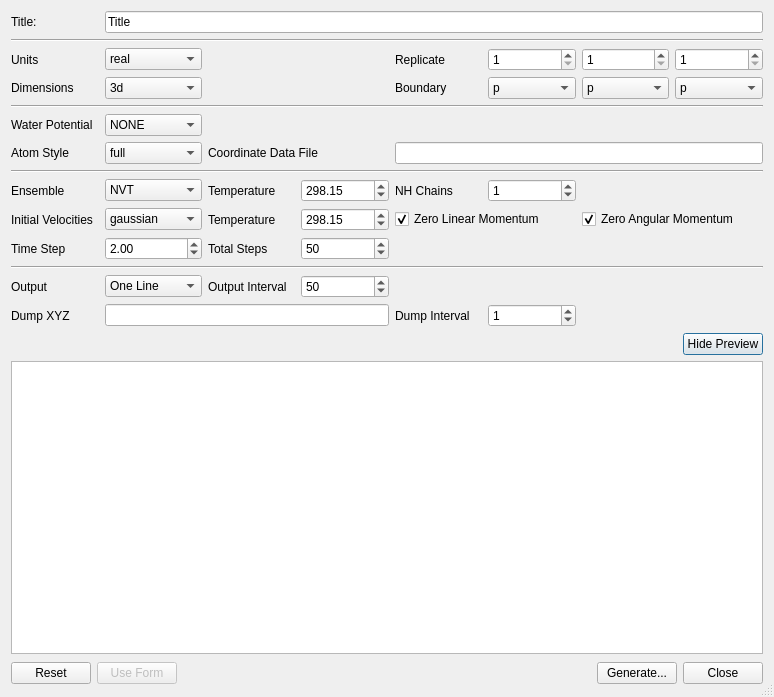
<?xml version="1.0" encoding="UTF-8"?>
<ui version="4.0">
 <class>LammpsInputDialog</class>
 <widget class="QDialog" name="LammpsInputDialog">
  <property name="geometry">
   <rect>
    <x>0</x>
    <y>0</y>
    <width>774</width>
    <height>697</height>
   </rect>
  </property>
  <property name="sizePolicy">
   <sizepolicy hsizetype="Expanding" vsizetype="Expanding">
    <horstretch>0</horstretch>
    <verstretch>0</verstretch>
   </sizepolicy>
  </property>
  <property name="windowTitle">
   <string>LAMMPS Input</string>
  </property>
  <property name="sizeGripEnabled">
   <bool>true</bool>
  </property>
  <layout class="QVBoxLayout" name="verticalLayout">
   <property name="sizeConstraint">
    <enum>QLayout::SetNoConstraint</enum>
   </property>
   <item>
    <layout class="QGridLayout" name="gridLayout">
     <property name="sizeConstraint">
      <enum>QLayout::SetDefaultConstraint</enum>
     </property>
     <item row="0" column="0">
      <widget class="QLabel" name="label_7">
       <property name="toolTip">
        <string>Input file comments</string>
       </property>
       <property name="text">
        <string>Title:</string>
       </property>
       <property name="buddy">
        <cstring>titleLine</cstring>
       </property>
      </widget>
     </item>
     <item row="0" column="1" colspan="7">
      <widget class="QLineEdit" name="titleLine">
       <property name="toolTip">
        <string>Input file comments</string>
       </property>
       <property name="text">
        <string>Title</string>
       </property>
      </widget>
     </item>
     <item row="1" column="0" colspan="8">
      <widget class="Line" name="line">
       <property name="orientation">
        <enum>Qt::Horizontal</enum>
       </property>
      </widget>
     </item>
     <item row="2" column="0">
      <widget class="QLabel" name="label_units">
       <property name="toolTip">
        <string>Select the unit style to be used during the simulation.</string>
       </property>
       <property name="whatsThis">
        <string>&lt;!DOCTYPE HTML PUBLIC &quot;-//W3C//DTD HTML 4.0//EN&quot; &quot;http://www.w3.org/TR/REC-html40/strict.dtd&quot;&gt;
&lt;html&gt;&lt;head&gt;&lt;meta name=&quot;qrichtext&quot; content=&quot;1&quot; /&gt;&lt;style type=&quot;text/css&quot;&gt;
p, li { white-space: pre-wrap; }
&lt;/style&gt;&lt;/head&gt;&lt;body style=&quot; font-family:'Sans Serif'; font-size:10pt; font-weight:400; font-style:normal;&quot;&gt;
&lt;p style=&quot; margin-top:0px; margin-bottom:0px; margin-left:0px; margin-right:0px; -qt-block-indent:0; text-indent:0px;&quot;&gt;&lt;a href=&quot;http://lammps.sandia.gov/doc/units.html&quot;&gt;&lt;span style=&quot; text-decoration: underline; color:#0057ae;&quot;&gt;http://lammps.sandia.gov/doc/units.html&lt;/span&gt;&lt;/a&gt;&lt;/p&gt;&lt;/body&gt;&lt;/html&gt;</string>
       </property>
       <property name="text">
        <string>Units</string>
       </property>
       <property name="buddy">
        <cstring>unitsCombo</cstring>
       </property>
      </widget>
     </item>
     <item row="2" column="1">
      <widget class="QComboBox" name="unitsCombo">
       <property name="toolTip">
        <string>Select the unit style to be used during the simulation.</string>
       </property>
       <property name="whatsThis">
        <string>&lt;!DOCTYPE HTML PUBLIC &quot;-//W3C//DTD HTML 4.0//EN&quot; &quot;http://www.w3.org/TR/REC-html40/strict.dtd&quot;&gt;
&lt;html&gt;&lt;head&gt;&lt;meta name=&quot;qrichtext&quot; content=&quot;1&quot; /&gt;&lt;style type=&quot;text/css&quot;&gt;
p, li { white-space: pre-wrap; }
&lt;/style&gt;&lt;/head&gt;&lt;body style=&quot; font-family:'Sans Serif'; font-size:10pt; font-weight:400; font-style:normal;&quot;&gt;
&lt;p style=&quot; margin-top:0px; margin-bottom:0px; margin-left:0px; margin-right:0px; -qt-block-indent:0; text-indent:0px;&quot;&gt;&lt;a href=&quot;http://lammps.sandia.gov/doc/units.html&quot;&gt;&lt;span style=&quot; text-decoration: underline; color:#0057ae;&quot;&gt;http://lammps.sandia.gov/doc/units.html&lt;/span&gt;&lt;/a&gt;&lt;/p&gt;&lt;/body&gt;&lt;/html&gt;</string>
       </property>
       <property name="currentIndex">
        <number>1</number>
       </property>
       <item>
        <property name="text">
         <string>lj</string>
        </property>
       </item>
       <item>
        <property name="text">
         <string>real</string>
        </property>
       </item>
       <item>
        <property name="text">
         <string>metal</string>
        </property>
       </item>
       <item>
        <property name="text">
         <string>si</string>
        </property>
       </item>
       <item>
        <property name="text">
         <string>cgs</string>
        </property>
       </item>
       <item>
        <property name="text">
         <string>electron</string>
        </property>
       </item>
      </widget>
     </item>
     <item row="5" column="0">
      <widget class="QLabel" name="label_waterPotential">
       <property name="text">
        <string>Water Potential</string>
       </property>
      </widget>
     </item>
     <item row="5" column="1">
      <widget class="QComboBox" name="waterPotentialCombo">
       <item>
        <property name="text">
         <string>NONE</string>
        </property>
       </item>
       <item>
        <property name="text">
         <string>SPC</string>
        </property>
       </item>
       <item>
        <property name="text">
         <string>SPC/E</string>
        </property>
       </item>
      </widget>
     </item>
     <item row="4" column="0" colspan="8">
      <widget class="Line" name="line_2">
       <property name="orientation">
        <enum>Qt::Horizontal</enum>
       </property>
      </widget>
     </item>
     <item row="6" column="0">
      <widget class="QLabel" name="label_atomstyle">
       <property name="toolTip">
        <string>Select atom_style used by the data file.</string>
       </property>
       <property name="whatsThis">
        <string>&lt;!DOCTYPE HTML PUBLIC &quot;-//W3C//DTD HTML 4.0//EN&quot; &quot;http://www.w3.org/TR/REC-html40/strict.dtd&quot;&gt;
&lt;html&gt;&lt;head&gt;&lt;meta name=&quot;qrichtext&quot; content=&quot;1&quot; /&gt;&lt;style type=&quot;text/css&quot;&gt;
p, li { white-space: pre-wrap; }
&lt;/style&gt;&lt;/head&gt;&lt;body style=&quot; font-family:'Sans Serif'; font-size:10pt; font-weight:400; font-style:normal;&quot;&gt;
&lt;p style=&quot; margin-top:0px; margin-bottom:0px; margin-left:0px; margin-right:0px; -qt-block-indent:0; text-indent:0px;&quot;&gt;&lt;a href=&quot;http://lammps.sandia.gov/doc/atom_style.html&quot;&gt;&lt;span style=&quot; text-decoration: underline; color:#0057ae;&quot;&gt;http://lammps.sandia.gov/doc/atom_style.html&lt;/span&gt;&lt;/a&gt;&lt;/p&gt;&lt;/body&gt;&lt;/html&gt;</string>
       </property>
       <property name="text">
        <string>Atom Style</string>
       </property>
       <property name="buddy">
        <cstring>atomStyleCombo</cstring>
       </property>
      </widget>
     </item>
     <item row="6" column="1">
      <widget class="QComboBox" name="atomStyleCombo">
       <property name="toolTip">
        <string>Select atom_style used by the data file.</string>
       </property>
       <property name="whatsThis">
        <string>&lt;!DOCTYPE HTML PUBLIC &quot;-//W3C//DTD HTML 4.0//EN&quot; &quot;http://www.w3.org/TR/REC-html40/strict.dtd&quot;&gt;
&lt;html&gt;&lt;head&gt;&lt;meta name=&quot;qrichtext&quot; content=&quot;1&quot; /&gt;&lt;style type=&quot;text/css&quot;&gt;
p, li { white-space: pre-wrap; }
&lt;/style&gt;&lt;/head&gt;&lt;body style=&quot; font-family:'Sans Serif'; font-size:10pt; font-weight:400; font-style:normal;&quot;&gt;
&lt;p style=&quot; margin-top:0px; margin-bottom:0px; margin-left:0px; margin-right:0px; -qt-block-indent:0; text-indent:0px;&quot;&gt;&lt;a href=&quot;http://lammps.sandia.gov/doc/atom_style.html&quot;&gt;&lt;span style=&quot; text-decoration: underline; color:#0057ae;&quot;&gt;http://lammps.sandia.gov/doc/atom_style.html&lt;/span&gt;&lt;/a&gt;&lt;/p&gt;&lt;/body&gt;&lt;/html&gt;</string>
       </property>
       <property name="currentIndex">
        <number>7</number>
       </property>
       <item>
        <property name="text">
         <string>angle</string>
        </property>
       </item>
       <item>
        <property name="text">
         <string>atomic</string>
        </property>
       </item>
       <item>
        <property name="text">
         <string>bond</string>
        </property>
       </item>
       <item>
        <property name="text">
         <string>charge</string>
        </property>
       </item>
       <item>
        <property name="text">
         <string>dipole</string>
        </property>
       </item>
       <item>
        <property name="text">
         <string>electron</string>
        </property>
       </item>
       <item>
        <property name="text">
         <string>ellipsoid</string>
        </property>
       </item>
       <item>
        <property name="text">
         <string>full</string>
        </property>
       </item>
       <item>
        <property name="text">
         <string>line</string>
        </property>
       </item>
       <item>
        <property name="text">
         <string>meso</string>
        </property>
       </item>
       <item>
        <property name="text">
         <string>molecular</string>
        </property>
       </item>
       <item>
        <property name="text">
         <string>peri</string>
        </property>
       </item>
       <item>
        <property name="text">
         <string>sphere</string>
        </property>
       </item>
       <item>
        <property name="text">
         <string>tri</string>
        </property>
       </item>
       <item>
        <property name="text">
         <string>wavepacket</string>
        </property>
       </item>
      </widget>
     </item>
     <item row="6" column="2" colspan="2">
      <widget class="QLabel" name="label_readdata">
       <property name="toolTip">
        <string>Specify the name to be used for the coordinate file.</string>
       </property>
       <property name="text">
        <string>Coordinate Data File</string>
       </property>
      </widget>
     </item>
     <item row="6" column="4" colspan="4">
      <widget class="QLineEdit" name="readDataLine">
       <property name="toolTip">
        <string>Specify the name to be used for the coordinate file.</string>
       </property>
      </widget>
     </item>
     <item row="8" column="0">
      <widget class="QLabel" name="label_therm">
       <property name="text">
        <string>Ensemble</string>
       </property>
      </widget>
     </item>
     <item row="8" column="1">
      <widget class="QComboBox" name="ensembleCombo">
       <item>
        <property name="text">
         <string>NVT</string>
        </property>
       </item>
       <item>
        <property name="text">
         <string>NVE</string>
        </property>
       </item>
      </widget>
     </item>
     <item row="8" column="2">
      <widget class="QLabel" name="label_temp">
       <property name="text">
        <string>Temperature</string>
       </property>
      </widget>
     </item>
     <item row="8" column="3">
      <widget class="QDoubleSpinBox" name="tempSpin">
       <property name="decimals">
        <number>2</number>
       </property>
       <property name="maximum">
        <double>20000.000000000000000</double>
       </property>
       <property name="value">
        <double>298.149999999999977</double>
       </property>
      </widget>
     </item>
     <item row="8" column="4">
      <widget class="QLabel" name="label">
       <property name="toolTip">
        <string>Select the number of Nosé-Hoover chains in the NVT ensemble.</string>
       </property>
       <property name="text">
        <string>NH Chains</string>
       </property>
      </widget>
     </item>
     <item row="8" column="5">
      <widget class="QSpinBox" name="nhChainSpin">
       <property name="toolTip">
        <string>Select the number of Nosé-Hoover chains in the NVT ensemble.</string>
       </property>
       <property name="minimum">
        <number>0</number>
       </property>
       <property name="value">
        <number>1</number>
       </property>
      </widget>
     </item>
     <item row="5" column="2" colspan="6">
      <spacer name="horizontalSpacer_3">
       <property name="orientation">
        <enum>Qt::Horizontal</enum>
       </property>
       <property name="sizeHint" stdset="0">
        <size>
         <width>40</width>
         <height>20</height>
        </size>
       </property>
      </spacer>
     </item>
     <item row="7" column="0" colspan="8">
      <widget class="Line" name="line_3">
       <property name="lineWidth">
        <number>1</number>
       </property>
       <property name="orientation">
        <enum>Qt::Horizontal</enum>
       </property>
      </widget>
     </item>
     <item row="10" column="0">
      <widget class="QLabel" name="label_2">
       <property name="toolTip">
        <string>Time step for the simulation in units according to &quot;Units&quot; specification.</string>
       </property>
       <property name="text">
        <string>Time Step</string>
       </property>
      </widget>
     </item>
     <item row="10" column="1">
      <widget class="QDoubleSpinBox" name="stepSpin">
       <property name="toolTip">
        <string>Time step for the simulation in units according to &quot;Units&quot; specification.</string>
       </property>
       <property name="singleStep">
        <double>0.500000000000000</double>
       </property>
       <property name="value">
        <double>2.000000000000000</double>
       </property>
      </widget>
     </item>
     <item row="13" column="0">
      <widget class="QLabel" name="label_4">
       <property name="toolTip">
        <string>Filename of the XYZ file to write during the simulation.</string>
       </property>
       <property name="text">
        <string>Dump XYZ</string>
       </property>
      </widget>
     </item>
     <item row="11" column="0" colspan="8">
      <widget class="Line" name="line_4">
       <property name="orientation">
        <enum>Qt::Horizontal</enum>
       </property>
      </widget>
     </item>
     <item row="3" column="0">
      <widget class="QLabel" name="label_dimension">
       <property name="toolTip">
        <string>Number of dimensions in the system.</string>
       </property>
       <property name="text">
        <string>Dimensions</string>
       </property>
       <property name="buddy">
        <cstring>dimensionCombo</cstring>
       </property>
      </widget>
     </item>
     <item row="3" column="7">
      <widget class="QComboBox" name="zBoundaryCombo">
       <property name="toolTip">
        <string>Change Z boundary style.</string>
       </property>
       <property name="currentIndex">
        <number>0</number>
       </property>
       <item>
        <property name="text">
         <string>p</string>
        </property>
       </item>
       <item>
        <property name="text">
         <string>s</string>
        </property>
       </item>
       <item>
        <property name="text">
         <string>f</string>
        </property>
       </item>
       <item>
        <property name="text">
         <string>m</string>
        </property>
       </item>
       <item>
        <property name="text">
         <string>fs</string>
        </property>
       </item>
       <item>
        <property name="text">
         <string>fm</string>
        </property>
       </item>
      </widget>
     </item>
     <item row="3" column="6">
      <widget class="QComboBox" name="yBoundaryCombo">
       <property name="toolTip">
        <string>Change Y boundary style.</string>
       </property>
       <property name="currentIndex">
        <number>0</number>
       </property>
       <item>
        <property name="text">
         <string>p</string>
        </property>
       </item>
       <item>
        <property name="text">
         <string>s</string>
        </property>
       </item>
       <item>
        <property name="text">
         <string>f</string>
        </property>
       </item>
       <item>
        <property name="text">
         <string>m</string>
        </property>
       </item>
       <item>
        <property name="text">
         <string>fs</string>
        </property>
       </item>
       <item>
        <property name="text">
         <string>fm</string>
        </property>
       </item>
      </widget>
     </item>
     <item row="3" column="5">
      <widget class="QComboBox" name="xBoundaryCombo">
       <property name="toolTip">
        <string>Change X boundary style.</string>
       </property>
       <property name="currentIndex">
        <number>0</number>
       </property>
       <item>
        <property name="text">
         <string>p</string>
        </property>
       </item>
       <item>
        <property name="text">
         <string>s</string>
        </property>
       </item>
       <item>
        <property name="text">
         <string>f</string>
        </property>
       </item>
       <item>
        <property name="text">
         <string>m</string>
        </property>
       </item>
       <item>
        <property name="text">
         <string>fs</string>
        </property>
       </item>
       <item>
        <property name="text">
         <string>fm</string>
        </property>
       </item>
      </widget>
     </item>
     <item row="3" column="4">
      <widget class="QLabel" name="label_boundary">
       <property name="toolTip">
        <string>Select bondary Styles in X, Y and Z directions.</string>
       </property>
       <property name="text">
        <string>Boundary</string>
       </property>
      </widget>
     </item>
     <item row="3" column="2" colspan="2">
      <spacer name="horizontalSpacer_4">
       <property name="orientation">
        <enum>Qt::Horizontal</enum>
       </property>
       <property name="sizeHint" stdset="0">
        <size>
         <width>40</width>
         <height>20</height>
        </size>
       </property>
      </spacer>
     </item>
     <item row="2" column="4">
      <widget class="QLabel" name="label_5">
       <property name="toolTip">
        <string>Number of replicants in X, Y and Z directions.</string>
       </property>
       <property name="text">
        <string>Replicate</string>
       </property>
      </widget>
     </item>
     <item row="2" column="2" colspan="2">
      <spacer name="horizontalSpacer_5">
       <property name="orientation">
        <enum>Qt::Horizontal</enum>
       </property>
       <property name="sizeHint" stdset="0">
        <size>
         <width>40</width>
         <height>20</height>
        </size>
       </property>
      </spacer>
     </item>
     <item row="2" column="5">
      <widget class="QSpinBox" name="xReplicateSpin">
       <property name="toolTip">
        <string>Replicate the X direction.</string>
       </property>
       <property name="minimum">
        <number>1</number>
       </property>
      </widget>
     </item>
     <item row="2" column="6">
      <widget class="QSpinBox" name="yReplicateSpin">
       <property name="toolTip">
        <string>Replicate the Y direction.</string>
       </property>
       <property name="minimum">
        <number>1</number>
       </property>
      </widget>
     </item>
     <item row="2" column="7">
      <widget class="QSpinBox" name="zReplicateSpin">
       <property name="toolTip">
        <string>Replicate the Z direction.</string>
       </property>
       <property name="minimum">
        <number>1</number>
       </property>
      </widget>
     </item>
     <item row="13" column="1" colspan="3">
      <widget class="QLineEdit" name="dumpXYZEdit">
       <property name="toolTip">
        <string>Filename of the XYZ file to write during the simulation.</string>
       </property>
      </widget>
     </item>
     <item row="10" column="2">
      <widget class="QLabel" name="label_3">
       <property name="toolTip">
        <string>Total number of timesteps to run the simulation.</string>
       </property>
       <property name="text">
        <string>Total Steps</string>
       </property>
      </widget>
     </item>
     <item row="10" column="3">
      <widget class="QSpinBox" name="runSpin">
       <property name="toolTip">
        <string>Total number of timesteps to run the simulation.</string>
       </property>
       <property name="maximum">
        <number>1000000000</number>
       </property>
       <property name="value">
        <number>50</number>
       </property>
      </widget>
     </item>
     <item row="10" column="4" colspan="4">
      <spacer name="horizontalSpacer_6">
       <property name="orientation">
        <enum>Qt::Horizontal</enum>
       </property>
       <property name="sizeHint" stdset="0">
        <size>
         <width>40</width>
         <height>20</height>
        </size>
       </property>
      </spacer>
     </item>
     <item row="13" column="4">
      <widget class="QLabel" name="label_6">
       <property name="text">
        <string>Dump Interval</string>
       </property>
      </widget>
     </item>
     <item row="13" column="5">
      <widget class="QSpinBox" name="dumpStepSpin">
       <property name="maximum">
        <number>10000</number>
       </property>
       <property name="value">
        <number>1</number>
       </property>
      </widget>
     </item>
     <item row="13" column="6" colspan="2">
      <spacer name="horizontalSpacer_7">
       <property name="orientation">
        <enum>Qt::Horizontal</enum>
       </property>
       <property name="sizeHint" stdset="0">
        <size>
         <width>40</width>
         <height>20</height>
        </size>
       </property>
      </spacer>
     </item>
     <item row="9" column="0">
      <widget class="QLabel" name="label_8">
       <property name="toolTip">
        <string>Set the initial atom velocities for the simulation.</string>
       </property>
       <property name="text">
        <string>Initial Velocities</string>
       </property>
      </widget>
     </item>
     <item row="9" column="1">
      <widget class="QComboBox" name="velocityDistCombo">
       <property name="toolTip">
        <string>Select the distribution of initial atom velocities.</string>
       </property>
       <item>
        <property name="text">
         <string>gaussian</string>
        </property>
       </item>
       <item>
        <property name="text">
         <string>uniform</string>
        </property>
       </item>
      </widget>
     </item>
     <item row="9" column="2">
      <widget class="QLabel" name="label_9">
       <property name="toolTip">
        <string>Set the initial atom velocities to match this temperature.</string>
       </property>
       <property name="text">
        <string>Temperature</string>
       </property>
      </widget>
     </item>
     <item row="9" column="3">
      <widget class="QDoubleSpinBox" name="velocityTempSpin">
       <property name="toolTip">
        <string>Set the initial atom velocities to match this temperature.</string>
       </property>
       <property name="maximum">
        <double>20000.000000000000000</double>
       </property>
       <property name="singleStep">
        <double>0.500000000000000</double>
       </property>
       <property name="value">
        <double>298.149999999999977</double>
       </property>
      </widget>
     </item>
     <item row="9" column="4" colspan="2">
      <widget class="QCheckBox" name="zeroMOMCheck">
       <property name="toolTip">
        <string>Remove system linear momentum from initial velocities.</string>
       </property>
       <property name="text">
        <string>Zero Linear Momentum</string>
       </property>
       <property name="checked">
        <bool>true</bool>
       </property>
      </widget>
     </item>
     <item row="9" column="6" colspan="2">
      <widget class="QCheckBox" name="zeroLCheck">
       <property name="toolTip">
        <string>Remove system angular momentum from initial velocities.</string>
       </property>
       <property name="text">
        <string>Zero Angular Momentum</string>
       </property>
       <property name="checked">
        <bool>true</bool>
       </property>
      </widget>
     </item>
     <item row="8" column="6" colspan="2">
      <spacer name="horizontalSpacer_8">
       <property name="orientation">
        <enum>Qt::Horizontal</enum>
       </property>
       <property name="sizeHint" stdset="0">
        <size>
         <width>40</width>
         <height>20</height>
        </size>
       </property>
      </spacer>
     </item>
     <item row="12" column="0">
      <widget class="QLabel" name="label_10">
       <property name="toolTip">
        <string>Control the thermodynamic output during the simulation.</string>
       </property>
       <property name="text">
        <string>Output</string>
       </property>
      </widget>
     </item>
     <item row="12" column="2">
      <widget class="QLabel" name="label_11">
       <property name="text">
        <string>Output Interval</string>
       </property>
      </widget>
     </item>
     <item row="12" column="3">
      <widget class="QSpinBox" name="thermoSpin">
       <property name="maximum">
        <number>10000</number>
       </property>
       <property name="value">
        <number>50</number>
       </property>
      </widget>
     </item>
     <item row="12" column="4" colspan="4">
      <spacer name="horizontalSpacer_9">
       <property name="orientation">
        <enum>Qt::Horizontal</enum>
       </property>
       <property name="sizeHint" stdset="0">
        <size>
         <width>40</width>
         <height>20</height>
        </size>
       </property>
      </spacer>
     </item>
     <item row="3" column="1">
      <widget class="QComboBox" name="dimensionCombo">
       <property name="toolTip">
        <string>Number of dimensions in the system.</string>
       </property>
       <property name="currentIndex">
        <number>1</number>
       </property>
       <item>
        <property name="text">
         <string>2d</string>
        </property>
       </item>
       <item>
        <property name="text">
         <string>3d</string>
        </property>
       </item>
      </widget>
     </item>
     <item row="12" column="1">
      <widget class="QComboBox" name="thermoStyleCombo">
       <property name="toolTip">
        <string>Thermodynamic output style.</string>
       </property>
       <item>
        <property name="text">
         <string>One Line</string>
        </property>
       </item>
       <item>
        <property name="text">
         <string>Multi Line</string>
        </property>
       </item>
      </widget>
     </item>
    </layout>
   </item>
   <item>
    <layout class="QHBoxLayout" name="horizontalLayout_10">
     <item>
      <spacer name="horizontalSpacer_2">
       <property name="orientation">
        <enum>Qt::Horizontal</enum>
       </property>
       <property name="sizeHint" stdset="0">
        <size>
         <width>40</width>
         <height>20</height>
        </size>
       </property>
      </spacer>
     </item>
     <item>
      <widget class="QPushButton" name="moreButton">
       <property name="sizePolicy">
        <sizepolicy hsizetype="Fixed" vsizetype="Fixed">
         <horstretch>0</horstretch>
         <verstretch>0</verstretch>
        </sizepolicy>
       </property>
       <property name="text">
        <string>Hide Preview</string>
       </property>
      </widget>
     </item>
    </layout>
   </item>
   <item>
    <widget class="QTextEdit" name="previewText">
     <property name="enabled">
      <bool>true</bool>
     </property>
     <property name="font">
      <font>
       <family>Monospace</family>
       <pointsize>12</pointsize>
      </font>
     </property>
     <property name="readOnly">
      <bool>false</bool>
     </property>
     <property name="html">
      <string>&lt;!DOCTYPE HTML PUBLIC &quot;-//W3C//DTD HTML 4.0//EN&quot; &quot;http://www.w3.org/TR/REC-html40/strict.dtd&quot;&gt;
&lt;html&gt;&lt;head&gt;&lt;meta name=&quot;qrichtext&quot; content=&quot;1&quot; /&gt;&lt;style type=&quot;text/css&quot;&gt;
p, li { white-space: pre-wrap; }
&lt;/style&gt;&lt;/head&gt;&lt;body style=&quot; font-family:'Monospace'; font-size:12pt; font-weight:400; font-style:normal;&quot;&gt;
&lt;p style=&quot;-qt-paragraph-type:empty; margin-top:0px; margin-bottom:0px; margin-left:0px; margin-right:0px; -qt-block-indent:0; text-indent:0px; font-family:'Courier New,courier'; font-size:10pt;&quot;&gt;&lt;/p&gt;&lt;/body&gt;&lt;/html&gt;</string>
     </property>
     <property name="acceptRichText">
      <bool>false</bool>
     </property>
    </widget>
   </item>
   <item>
    <layout class="QHBoxLayout" name="horizontalLayout_3">
     <property name="sizeConstraint">
      <enum>QLayout::SetFixedSize</enum>
     </property>
     <item>
      <widget class="QPushButton" name="resetButton">
       <property name="text">
        <string>Reset</string>
       </property>
      </widget>
     </item>
     <item>
      <widget class="QPushButton" name="enableFormButton">
       <property name="enabled">
        <bool>false</bool>
       </property>
       <property name="text">
        <string>Use Form</string>
       </property>
      </widget>
     </item>
     <item>
      <spacer name="horizontalSpacer">
       <property name="orientation">
        <enum>Qt::Horizontal</enum>
       </property>
       <property name="sizeHint" stdset="0">
        <size>
         <width>48</width>
         <height>26</height>
        </size>
       </property>
      </spacer>
     </item>
     <item>
      <widget class="QPushButton" name="generateButton">
       <property name="text">
        <string>Generate...</string>
       </property>
      </widget>
     </item>
     <item>
      <widget class="QPushButton" name="closeButton">
       <property name="text">
        <string>Close</string>
       </property>
      </widget>
     </item>
    </layout>
   </item>
  </layout>
 </widget>
 <tabstops>
  <tabstop>titleLine</tabstop>
  <tabstop>moreButton</tabstop>
  <tabstop>previewText</tabstop>
  <tabstop>generateButton</tabstop>
  <tabstop>closeButton</tabstop>
  <tabstop>resetButton</tabstop>
  <tabstop>enableFormButton</tabstop>
 </tabstops>
 <resources/>
 <connections>
  <connection>
   <sender>closeButton</sender>
   <signal>clicked()</signal>
   <receiver>LammpsInputDialog</receiver>
   <slot>close()</slot>
   <hints>
    <hint type="sourcelabel">
     <x>451</x>
     <y>411</y>
    </hint>
    <hint type="destinationlabel">
     <x>258</x>
     <y>243</y>
    </hint>
   </hints>
  </connection>
 </connections>
</ui>
